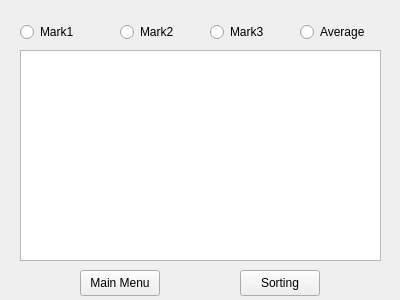
<?xml version="1.0" encoding="UTF-8"?>
<ui version="4.0">
 <class>SortWidget</class>
 <widget class="QWidget" name="SortWidget">
  <property name="geometry">
   <rect>
    <x>0</x>
    <y>0</y>
    <width>400</width>
    <height>300</height>
   </rect>
  </property>
  <property name="windowTitle">
   <string>Form</string>
  </property>
  <widget class="QPushButton" name="returnButton">
   <property name="geometry">
    <rect>
     <x>80</x>
     <y>270</y>
     <width>80</width>
     <height>26</height>
    </rect>
   </property>
   <property name="text">
    <string>Main Menu</string>
   </property>
  </widget>
  <widget class="QRadioButton" name="mathRadioButton">
   <property name="geometry">
    <rect>
     <x>20</x>
     <y>20</y>
     <width>96</width>
     <height>24</height>
    </rect>
   </property>
   <property name="text">
    <string>Mark1</string>
   </property>
  </widget>
  <widget class="QRadioButton" name="enRadioButton">
   <property name="geometry">
    <rect>
     <x>120</x>
     <y>20</y>
     <width>96</width>
     <height>24</height>
    </rect>
   </property>
   <property name="text">
    <string>Mark2</string>
   </property>
  </widget>
  <widget class="QRadioButton" name="cRadioButton">
   <property name="geometry">
    <rect>
     <x>210</x>
     <y>20</y>
     <width>96</width>
     <height>24</height>
    </rect>
   </property>
   <property name="text">
    <string>Mark3</string>
   </property>
  </widget>
  <widget class="QRadioButton" name="avgRadioButton">
   <property name="geometry">
    <rect>
     <x>300</x>
     <y>20</y>
     <width>96</width>
     <height>24</height>
    </rect>
   </property>
   <property name="text">
    <string>Average</string>
   </property>
  </widget>
  <widget class="QPushButton" name="sortButton">
   <property name="geometry">
    <rect>
     <x>240</x>
     <y>270</y>
     <width>80</width>
     <height>26</height>
    </rect>
   </property>
   <property name="text">
    <string>Sorting</string>
   </property>
  </widget>
  <widget class="QTableWidget" name="tableWidget">
   <property name="geometry">
    <rect>
     <x>20</x>
     <y>50</y>
     <width>361</width>
     <height>211</height>
    </rect>
   </property>
  </widget>
 </widget>
 <resources/>
 <connections/>
</ui>
